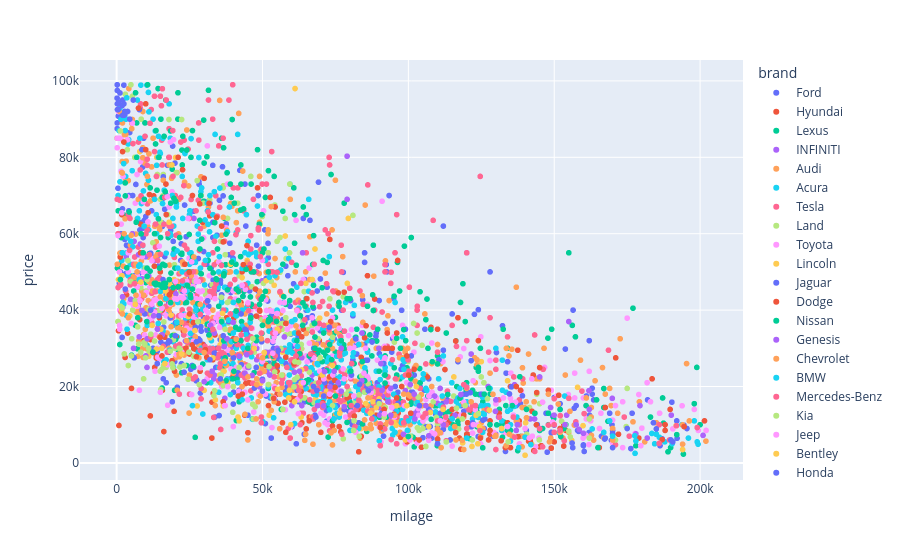

Here is the notebook cell this chart was saved with:
### Code cell
fig = px.scatter(
    df,
    x="milage",
    y="price",
    color="brand",
    hover_data=["model"])
fig.show()
